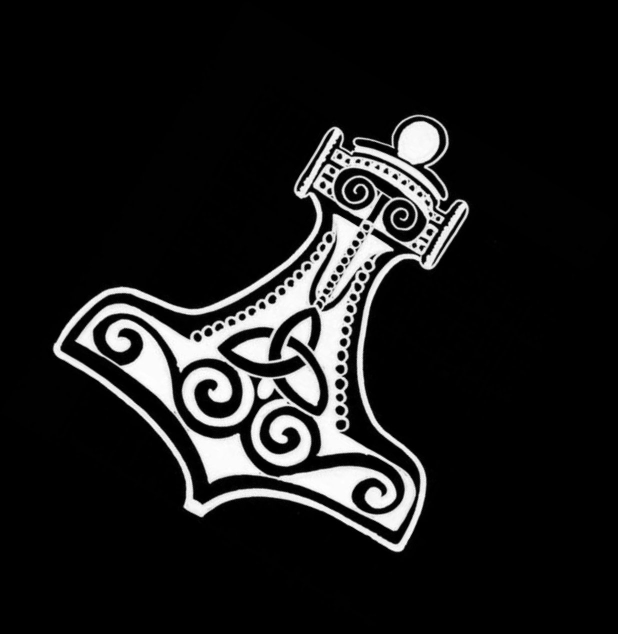
#> input picture LearningOpenCV3ComputerVisionWithPython/chapter3/hammer.jpg, 1236 x 1268 px (shown at 1/2 size)
$ python contour_detection2.py
#> lines starting #> are read from the running program, lines starting #| are printed output that depends on the picture; after the words box and inside, x2 and y2 are one past the last pixel; in counts of white or black regions, pixels touching at a corner belong together
# -*- coding: utf-8 -*-
"""
Created on Sun May 19 16:49:15 2019

轮廓检测2

@author: xjr76
"""

import cv2
import numpy as np


img = cv2.pyrDown(cv2.imread('hammer.jpg', cv2.IMREAD_UNCHANGED))
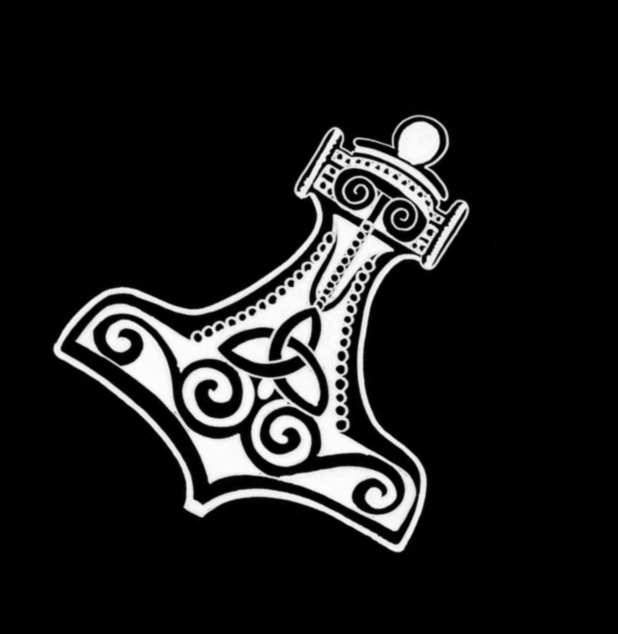
#> img: shape (634, 618, 3); min 0, max 254, mean 27.1

ret, thresh = cv2.threshold(cv2.cvtColor(img.copy(), cv2.COLOR_BGR2GRAY),
                            127,
                            255,
                            cv2.THRESH_BINARY)
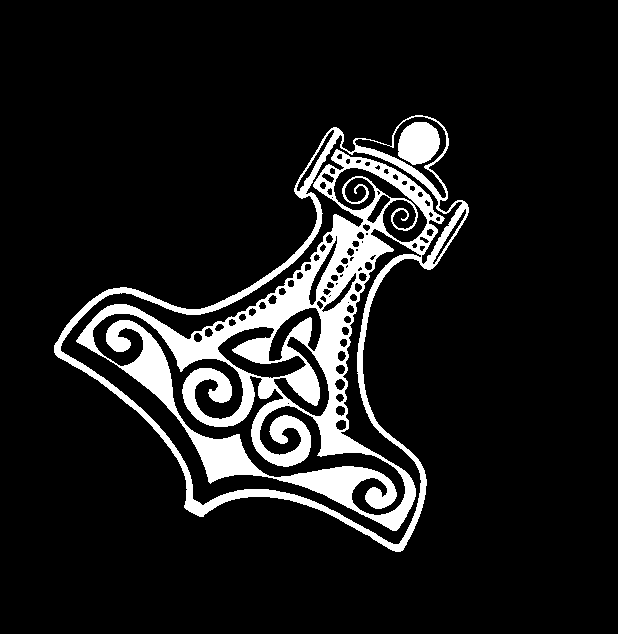
#> thresh: shape (634, 618); 10.9% white; 2 white regions
image, contours = cv2.findContours(thresh,
                                         cv2.RETR_EXTERNAL,
                                         cv2.CHAIN_APPROX_SIMPLE)
#> image = 1 contour; box (x1, y1, x2, y2) and area: (54, 115, 469, 552) 79134; contours = [[-1, -1, -1, -1]]

for c in contours:
    # find bounding box coordinates
#> (the run stopped early here; a loop or call above may not have finished)
